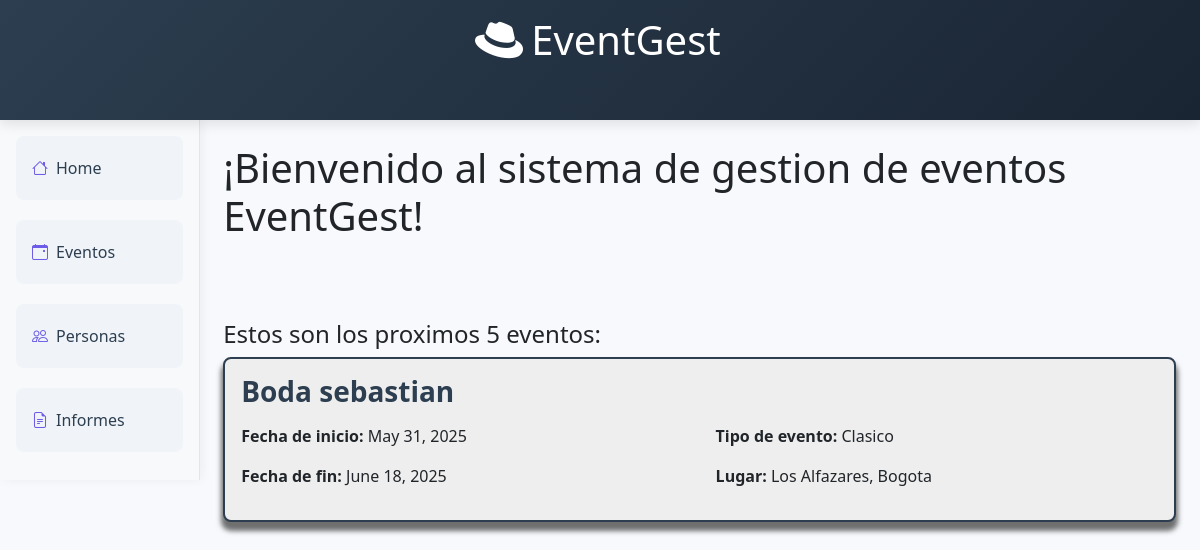
The page / on the database its author committed.
### event_module/models.py (models this page shows, shortened)
class Event(models.Model):
    name = models.CharField(max_length=100, validators=[MinLengthValidator(3)])
    startDate = models.DateField()
    endDate = models.DateField()
    place = models.ForeignKey(Place, on_delete=models.CASCADE)
    typeEvent = models.ForeignKey(TypeEvent, on_delete=models.CASCADE)
    client = models.ForeignKey('people_module.Person', on_delete=models.CASCADE, related_name="events")
    isVisible = models.BooleanField(default=True)
    def __str__(self):
        return f"{self.name} ({self.startDate} - {self.endDate}) en {self.place.name}, {self.place.city}"

class TypeEvent(models.Model):
    type = models.CharField(max_length=100, validators=[name_validator])

class Place(models.Model):
    city = models.CharField(max_length=100, validators=[name_validator])
    address = models.CharField(max_length=200, blank=False)
    name = models.CharField(max_length=100, validators=[name_validator])

### people_module/views.py (the view)
# urls.py: path("", views.index, name="index"),
def index(request):
    today = date.today()
    upcoming_events = event_services.filter_event_by(
        startDate__gt=today,
        isVisible=True
    ).order_by('startDate')[:5]
    print(upcoming_events)
    return render(request, "index.html", {'events': upcoming_events})

### event_module/services.py (called while the page is built)
def filter_event_by(**kwargs):
    print("función filter_event_by")
    return Event.objects.filter(**kwargs)

### people_module/templates/index.html
{% extends 'header-people.html' %}
{% block content %}
    <div style="padding: 3vh">
        <h1 style="margin-bottom: 10vh;">¡Bienvenido al sistema de gestion de eventos EventGest!</h1>
        {% if events %}
            <div style="margin-top: 4vh;">
                <h4>Estos son los proximos 5 eventos:</h4>
                {% for event in events %}
                    <div class="event-container">
                        <div style="margin-bottom: 2vh;">
                            <h3>{{ event.name }}</h3>
                        </div>
                        <div style="display: flex; gap: 4vh;">
                            <div style="flex: 1;">
                                <p><strong>Fecha de inicio:</strong> {{ event.startDate }}</p>
                                <p><strong>Fecha de fin:</strong> {{ event.endDate }}</p>
                            </div>
                            <div style="flex: 1;">
                                <p><strong>Tipo de evento:</strong> {{ event.typeEvent.type }}</p>
                                <p><strong>Lugar:</strong> {{ event.place.name }}, {{ event.place.city }}</p>
                            </div>
                        </div>
                    </div>
                {% endfor %}
            </div>
        {% else %}
            <div style="margin-top: 4vh;">
                <p>No hay eventos próximos programados.</p>
            </div>
        {% endif %}
    </div>
{% endblock %}

### people_module/static/css/general-styles.css (style rules this page uses)
body, html { height: 100%; margin: 0; font-family: 'Segoe UI', Roboto, 'Helvetica Neue', sans-serif; }
html { overflow-y: scroll; }
.event-container { margin-bottom: 3vh; border: 2px solid #2c3e50; padding: 2vh; background-color: rgb(238, 238, 238); border-radius: 8px; box-shadow: 0 7px 5px 2px rgb(53, 53, 53, 0.7); transition: all 0.3s; }
h2, h3 { color: #2c3e50; font-weight: 600; }

### rows shown on the page
Event: name "Boda sebastian", startDate "May 31, 2025", endDate "June 18, 2025", typeEvent.type "Clasico", place.name "Los Alfazares", place.city "Bogota"
